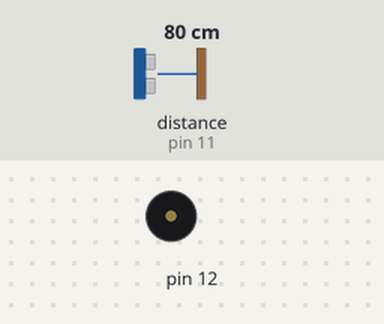
A sketch run on a simulated Arduino Uno, built with avr-gcc and run on an emulated ATmega328P. Parts: buzzer (waves = sounding). Wiring (inferred from the names in the program): ultrasonic range finder: trigger pin 10; echo pin 11. The inputs (shaded band) are chosen by the test bench; at power-on: distance to the obstacle (sensor on pin 11) 80 cm. The echo pulse lasts 58.3 µs per cm.

Above: at 1.2 s.
1.3 s: distance to the obstacle (sensor on pin 11) set to 56 cm
2.8 s: distance to the obstacle (sensor on pin 11) set to 47 cm
At 3.3 s:
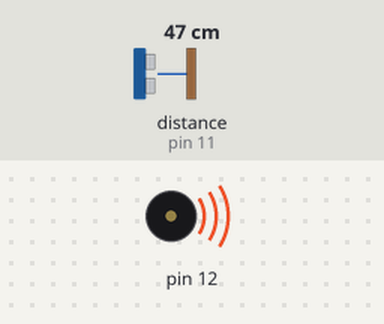
4.3 s: distance to the obstacle (sensor on pin 11) set to 60 cm
At 5.5 s:
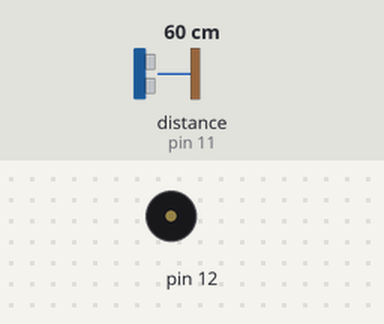
5.8 s: distance to the obstacle (sensor on pin 11) set to 2 cm
At 6.7 s:
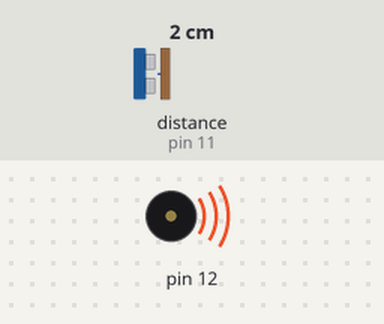
Timing chart, 0 to 8.3 s (numbered marks = the images above; inputs shaded):
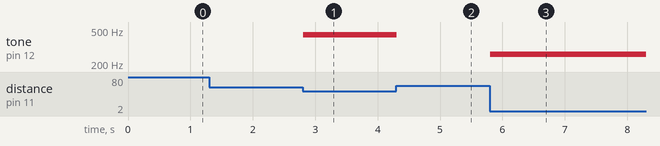

Measured:
- the behaviour switches between 52 and 51 cm on distance to the obstacle (sensor on pin 11) (found by bisection; images 0 and 1)
- after the input at 1.3 s, every drawn part: stays the same
- after the input at 2.8 s, tone on pin 12: silent → 440 Hz at once
- after the input at 4.3 s, tone on pin 12: 440 Hz → silent at once
- after the input at 5.8 s, tone on pin 12: silent → 261 Hz at once

The sketch:

Theramin.ino
```cpp
int trig = 10;
int echo = 11;
long duration;
long distance;
boolean force = true;

void setup() {
  pinMode(echo, INPUT);

  pinMode(trig, OUTPUT);

  Serial.begin(9600);
}

void loop() {
  digitalWrite(trig, LOW); //triggers on/off and then reads data
  delayMicroseconds(2);
  digitalWrite(trig, HIGH);
  delayMicroseconds(10);
  digitalWrite(trig, LOW);
  duration = pulseIn(echo, HIGH);
  distance = (duration / 2) * .0344;    //344 m/s = speed of sound. We're converting into cm


  int notes[7] = {261, 294, 329, 349, 392, 440, 494}; //Putting several notes in an array
  //          mid C  D   E   F   G   A   B


  if (distance < 0 || distance > 50) { //if not presed and not in front

    noTone(12);

  }

  else if (force) {  //if pressed

    int sound = map(distance, 0, 48, 0, 6);  //map distance to the array of notes
    tone(12, notes[sound]);  //call a certain note depending on distance

  }


}
```
